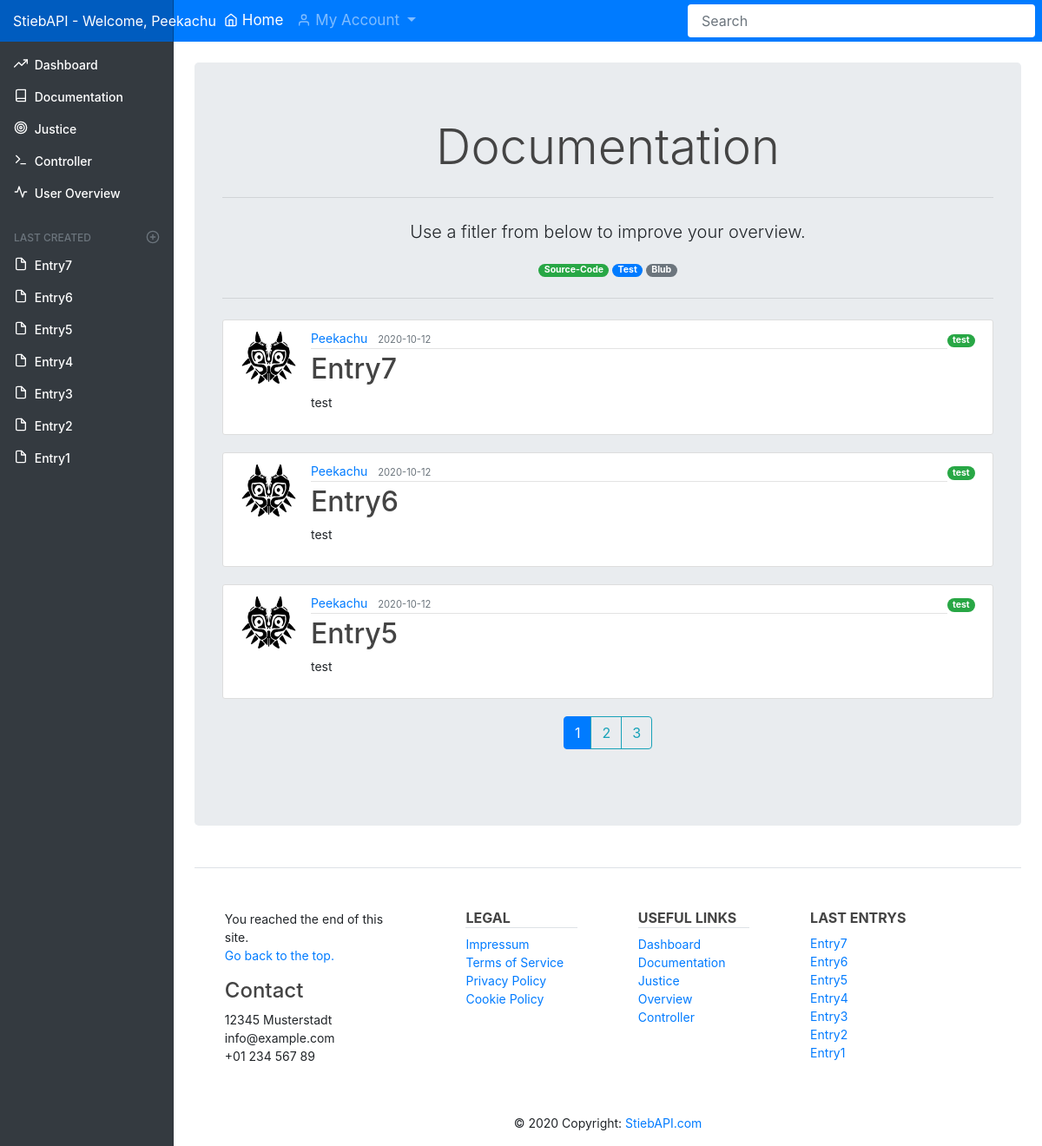
The page /documentation/ (signed in) on the database its author committed.
### website/models.py (models this page shows, shortened)
class User(db.Model, UserMixin):
    id = db.Column(db.Integer, primary_key=True)
    username = db.Column(db.String(20), unique=True, nullable=False)
    password = db.Column(db.String(60), nullable=False)
    email = db.Column(db.String(120), unique=True, nullable=False)
    firstname = db.Column(db.String(25))
    surname = db.Column(db.String(25))
    country = db.Column(db.String(30))
    postal = db.Column(db.Integer)
    city = db.Column(db.String(30))
    street = db.Column(db.String(50))
    extid = db.Column(db.String(50))
    description = db.Column(db.Text)
    image_file = db.Column(db.String(20), nullable=False, default='default.jpg')
    activites = db.Column(db.Text)
    date_joined = db.Column(db.DateTime, nullable=False, default=datetime.utcnow)
    tracking = db.Column(db.Text)
    post = db.relationship('Post', backref='author', lazy=True)
    controller = db.relationship('Controller', backref='controller', lazy=True)
    roles = db.relationship('Role', secondary='user_roles')
    groups = db.relationship('Group', secondary='user_groups')
    settings = db.relationship('Settings', backref='settings', lazy=True)
    notifications = db.relationship('Notification', backref='user',
                                    lazy='dynamic')
    messages_sent = db.relationship('Message',
                                    foreign_keys='Message.sender_id',
                                    backref='author', lazy='dynamic')
    messages_received = db.relationship('Message',
                                        foreign_keys='Message.recipient_id',
                                        backref='recipient', lazy='dynamic')
    last_message_read_time = db.Column(db.DateTime)
    liked = db.relationship('likes', foreign_keys='likes.user_id', backref='likes', lazy='dynamic')
    followed = db.relationship('followers', foreign_keys='followers.followed_id', backref='followers', lazy='dynamic')

class Post(db.Model, UserMixin):
    id = db.Column(db.Integer, primary_key=True)
    title = db.Column(db.String(100), nullable=False)
    category = db.Column(db.String(100))
    content = db.Column(db.Text, nullable=False)
    date_posted = db.Column(db.DateTime, nullable=False, default=datetime.utcnow)
    attachments = db.Column(db.String(100))
    extid = db.Column(db.String(50))
    user_id = db.Column(db.Integer, db.ForeignKey('user.id'), nullable=False)
    likes = db.relationship('likes', backref='postlikes', lazy='dynamic')

### website/documentation/routes.py (the view)
@documentation.route("/documentation/")
@login_required
def documentation_home():
    posts = sidebar_entrys()
    page = request.args.get('page', 1, type=int)
    entrys = Post.query.order_by(Post.date_posted.desc()).paginate(page=page, per_page=3)
    return render_template('documentation/documentation.html', posts=posts, entrys=entrys, title='Documentation')

### website/models.py (called while the page is built)
@login_manager.user_loader
def load_user(user_id):
    return User.query.get(int(user_id))

### website/utils.py (called while the page is built)
def sidebar_entrys():
    entrys = Post.query.order_by(Post.date_posted.desc()).limit(10).all()
    return entrys

### website/templates/documentation/documentation.html
{% extends "layout.html" %}
{% block content %}
	<div class="jumbotron mt-2">
		<h1 class="display-4 text-center">Documentation</h1>
		<hr class="my-4">
		<p class="lead text-center">Use a fitler from below to improve your overview.</p>
		<div class="text-center mt-2">
			<a href="{{ url_for('documentation.by_category', category='Source-Code') }}"><span class="badge badge-pill badge-success">Source-Code</span></a>
			<a href="{{ url_for('documentation.by_category', category='test') }}"><span class="badge badge-pill badge-primary">Test</span></a>
			<a href="{{ url_for('documentation.by_category', category='Blub') }}"><span class="badge badge-pill badge-secondary">Blub</span></a>
		</div>
		<hr class="my-4">
		{% for entry in entrys.items %}
		<article class="media content-section">
			<img class="rounded-circle article-img" src="{{ url_for('static', filename='profile_pics/' + entry.author.image_file) }}">
			<div class="media-body">
				<div class="article-metadata">
				<a class="mr-2" href="{{ url_for('documentation.user_entrys', username=entry.author.username) }}">{{ entry.author.username }}</a>
				<small class="text-muted">{{ entry.date_posted.strftime('%Y-%m-%d') }}</small>
				</div>
				<h2><a class="article-title" href="{{ url_for('documentation.entry', entry_id=entry.id) }}">{{ entry.title }}</a></h2>
				<p class="article-content">{{ entry.content }}</p>
			</div>
			<a href="{{ url_for('documentation.by_category', category=entry.category) }}"><span class="badge badge-pill badge-success">{{ entry.category }}</span></a>
		</article>
		{% endfor %}
		<div class="row justify-content-center">
			<div class="btn-group">
				{% for page_num in entrys.iter_pages(left_edge=1, right_edge=1, left_current=1, right_current=2) %}
					{% if page_num %}
						{% if entrys.page == page_num %}
						<a class="btn btn-primary mb-4" href="{{ url_for('documentation.documentation_home', page=page_num) }}">{{ page_num }}</a>
						{% else %}
						<a class="btn btn-outline-info mb-4" href="{{ url_for('documentation.documentation_home', page=page_num) }}">{{ page_num }}</a>
						{% endif %}
					{% else %}
						...
					{% endif %}
				{% endfor %}
			</div>
		</div>
	</div>
{% endblock content %}

### website/templates/snippets/top_navigation.html (shortened to what this page needs)
<nav class="navbar navbar-expand-lg navbar-dark bg-primary sticky-top flex-md-nowrap p-0" style="font-size:17px">
    <a class="navbar-brand col-sm-3 col-md-2 mr-0">
        StiebAPI - {% if current_user.is_authenticated %} Welcome, {{current_user.username}} {% endif %}
    </a>
    <div class="collapse navbar-collapse" id="navbarSupportedContent">
        <ul class="navbar-nav mr-auto"  style="margin-left: 50px">
            <li class="nav-item active">
                <a class="nav-link" href="{{ url_for('dashboard.home') }}"><span data-feather="home" style="margin-bottom: 2px"></span> Home</a>
            </li>
            {% if current_user.is_authenticated %}
            <li class="nav-item dropdown">
                <a class="nav-link dropdown-toggle" href="#" id="navbarDropdown" role="button" data-toggle="dropdown" aria-haspopup="true" aria-expanded="false">
                    <span data-feather="user" style="margin-bottom: 2px"></span> My Account
                </a>
            </li>
            {% endif %}
        </ul>
        {% if current_user.is_authenticated %}
        <form class="form-inline" method="post" action="" id="">
            <input class="form-control rounded mr-sm-2" style="margin-left: 10px; min-width: 400px; max-width: 30% padding: 5px" type="search" placeholder="Search" aria-label="Search">
        </form>
        {% endif %}
    </div>
</nav>

### website/templates/snippets/side_navigation.html
<nav class="col-md-2 d-none d-md-block bg-dark sidebar">
    <div class="sidebar-sticky">
        <ul class="nav flex-column">
            <li class="nav-item">
                <a class="nav-link text-white" href="{{ url_for('dashboard.dashboard_home') }}">
                    <span data-feather="trending-up" style="margin-bottom: 2px"></span> Dashboard
                </a>
            </li>
            <li class="nav-item">
                <a class="nav-link text-white" href="{{ url_for('documentation.documentation_home') }}">
                    <span data-feather="book" style="margin-bottom: 2px"></span> Documentation
                </a>
            </li>
            <li class="nav-item">
                <a class="nav-link text-white" href="{{ url_for('dashboard.dashboard_justice') }}">
                    <span data-feather="target" style="margin-bottom: 2px"></span> Justice
                </a>
            </li>
            <li class="nav-item">
                <a class="nav-link text-white" href="{{ url_for('dashboard.dashboard_controller') }}">
                    <span data-feather="terminal" style="margin-bottom: 2px"></span> Controller
                </a>
            </li>
            <li class="nav-item">
                <a class="nav-link text-white" href="{{ url_for('dashboard.dashboard_users') }}">
                    <span data-feather="activity" style="margin-bottom: 2px"></span> User Overview
                </a>
            </li>
        </ul>
        <h6 class="sidebar-heading d-flex justify-content-between align-items-center px-3 mt-4 mb-1 text-muted">
            <span>Last created</span>
            <a class="d-flex align-items-center text-muted" href="{{ url_for('documentation.new_entry') }}">
                <span data-feather="plus-circle" style="margin-bottom: 2px"></span>
            </a>
        </h6>
        {% for post in posts %}
        <ul class="nav flex-column">
            <li class="nav-item">
                <a class="nav-link text-white" href="{{ url_for('documentation.entry', entry_id=post.id) }}">
                    <span data-feather="file" style="margin-bottom: 2px"></span> {{ post.title }}
                </a>
            </li>
        </ul>
        {% endfor %}
    </div>
</nav>

### website/templates/snippets/footer.html (shortened to what this page needs)
<footer class="page-footer font-small border-top mt-5">
    <div class="container text-center text-md-left mt-5">
        <div class="row mt-3">
            <div class="col-md-3 col-lg-4 col-xl-3 mx-auto mb-4">
                <p>You reached the end of this site. <br> <a href="#top">Go back to the top.</a><br>
                {% if current_user.is_authenticated %}
                <h4>Contact</h4>
                    12345 Musterstadt<br>
                    info@example.com<br>
                    +01 234 567 89
                {% endif %}
                </p>
            </div>
            <div class="col-md-2 col-lg-2 col-xl-2 mx-auto mb-4">
                <h6 class="text-uppercase font-weight-bold border-bottom">Legal</h6>
                <p>
                    <a href="{{ url_for('legal.impressum') }}">Impressum</a><br>
                    <a href="{{ url_for('legal.termsofservice') }}">Terms of Service</a><br>
                    <a href="{{ url_for('legal.privacypolicy') }}">Privacy Policy</a><br>
                    <a href="{{ url_for('legal.cookiepolicy') }}">Cookie Policy</a><br>
                </p>
            </div>
            {% if current_user.is_authenticated %}
            <div class="col-md-3 col-lg-2 col-xl-2 mx-auto mb-4">
                <h6 class="text-uppercase font-weight-bold border-bottom">Useful links</h6>
                <p>
                    <a href="{{ url_for('dashboard.home') }}">Dashboard</a><br>
                    <a href="{{ url_for('dashboard.home') }}">Documentation</a><br>
                    <a href="{{ url_for('dashboard.home') }}">Justice</a><br>
                    <a href="{{ url_for('dashboard.home') }}">Overview</a><br>
                    <a href="{{ url_for('dashboard.home') }}">Controller</a><br>
                </p>
            </div>
            <div class="col-md-4 col-lg-3 col-xl-3 mx-auto mb-md-0 mb-4">
                <h6 class="text-uppercase font-weight-bold">Last entrys</h6>
                <p>
                    {% for post in posts %}
                            <a href="{{ url_for('dashboard.home', post_id=post.id) }}">
                                {{ post.title }}</a><br>
                    {% endfor %}
                </p>
            </div>
            {% endif %}
        </div>
    </div>
    <div class="footer-copyright text-center py-3">
        © 2020 Copyright: <a href="{{ url_for('dashboard.home') }}">StiebAPI.com</a>
    </div>
</footer>

### website/static/css/general.css (style rules this page uses)
body { font-size: .875rem; }
.feather { width: 16px; height: 16px; vertical-align: text-bottom; }
.sidebar { position: fixed; top: 0; bottom: 0; left: 0; z-index: 100; padding: 48px 0 0; box-shadow: inset -1px 0 0 rgba(0, 0, 0, .1); height: 100%; }
.sidebar-sticky { position: relative; top: 0; height: calc(100vh - 48px); padding-top: .5rem; overflow-x: hidden; overflow-y: auto; }
.sidebar .nav-link { font-weight: 500; color: #333; }
.sidebar .nav-link .feather { margin-right: 4px; color: #fff; }
.sidebar-heading { font-size: .75rem; text-transform: uppercase; }
.navbar-brand { padding-top: .75rem; padding-bottom: .75rem; font-size: 1rem; background-color: rgba(0, 0, 0, .25); box-shadow: inset -1px 0 0 rgba(0, 0, 0, .25); }
.navbar .form-control { padding: .75rem 1rem; border-width: 0; border-radius: 0; }
h1, h2, h3, h4, h5, h6 { color: #444444; }
.content-section { background: #ffffff; padding: 10px 20px; border: 1px solid #dddddd; border-radius: 3px; margin-bottom: 20px; }
.article-title { color: #444444; }
.article-content { white-space: pre-line; }
.article-img { height: 65px; width: 65px; margin-right: 16px; }
.article-metadata { padding-bottom: 1px; margin-bottom: 4px; border-bottom: 1px solid #e3e3e3 }

### rows shown on the page
User: username "Peekachu"
Post: title "Entry7", image_file (picture), author.username "Peekachu", date_posted "2020-10-12", content "test", category "test"
Post: title "Entry6", image_file (picture), author.username "Peekachu", date_posted "2020-10-12", content "test", category "test"
Post: title "Entry5", image_file (picture), author.username "Peekachu", date_posted "2020-10-12", content "test", category "test"
Post: title "Entry4"
Post: title "Entry3"
Post: title "Entry2"
Post: title "Entry1"

### other values the page prints
{{ page_num }} "1"
{{ page_num }} "2" "3"
